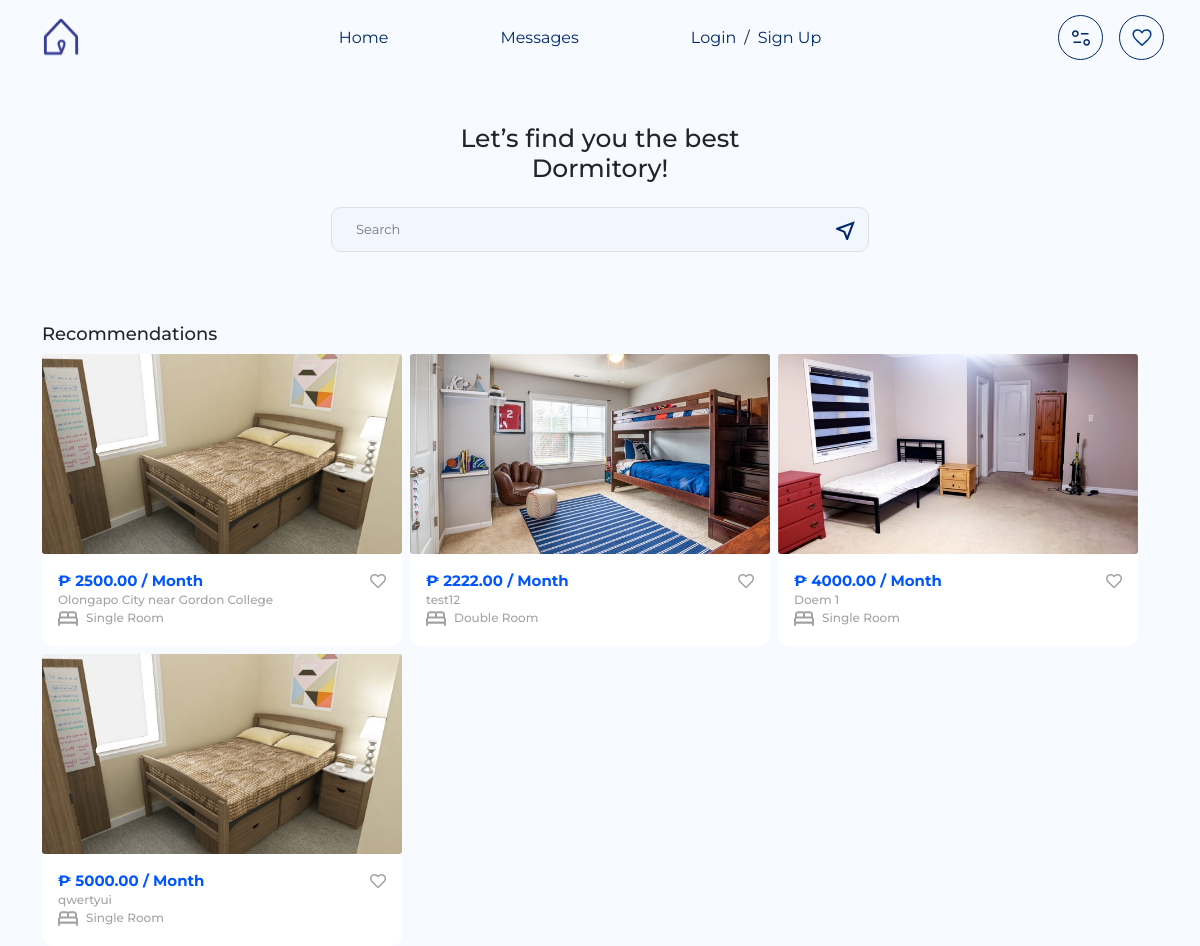
The page / on the database its author committed.
### base/models.py (models this page shows, shortened)
class Dorm(models.Model):
    dromTypes=(
                ('Single Room','Single Room'),
                ('Double Room','Double Room'),
                ('Deluxe Room','Deluxe Room'),
                ('Apartment Style','Apartment Style')
                )
    placeTypes = (
        ('Single Room', 'Guests will have their own private space within a larger accommodation'),
        ('Shared Room', 'Guests will have their own private space within a larger accommodation'),
        ('Entire Place', 'Guests will have the whole place to themselves, offering privacy and freedom'),
    )
    name = models.CharField(max_length=255)
    type_of_dorm = models.CharField(max_length=255, choices=dromTypes)
    place_type = models.CharField(max_length=50, choices=placeTypes, help_text="What type of place will guests have?" ,null=True)
    area = models.DecimalField(max_digits=10, decimal_places=2, help_text="Area in square feet",null=True)
    bathroom = models.CharField(max_length=10, default=0)
    guest = models.CharField(max_length=10, default=0)
    bed = models.CharField(max_length=10, default=0)
    bedroom = models.CharField(max_length=10, default=0)
    study_area = models.CharField(max_length=10, default=0)
    description=models.TextField(null=True)
    availability_status = models.BooleanField(default=False)
    reviews_count = models.PositiveIntegerField(default=0)
    reviews_avg_rating = models.DecimalField(max_digits=3, decimal_places=2, default=0.0)
    amenities = models.ManyToManyField(Amenity, blank=True, related_name='dorms')
    accessibility_features = models.ManyToManyField(AccessibilityFeature, blank=True, related_name='dorms')
    owner = models.ForeignKey(User, on_delete=models.CASCADE, related_name='owned_dorms')
    published = models.BooleanField(default=False)  # Field to mark if the dorm is published

class DormImage(models.Model):
    dorm = models.ForeignKey(Dorm, related_name="images", on_delete=models.CASCADE)
    image = models.ImageField(upload_to='dorm_images/')

class RentalCost(models.Model):
    dorm = models.OneToOneField(Dorm, on_delete=models.CASCADE)
    rent = models.DecimalField(max_digits=10, decimal_places=2)
    deposit = models.DecimalField(max_digits=10, decimal_places=2,null=True)
    utilities = models.DecimalField(max_digits=10, decimal_places=2,null=True)

### base/views.py (the view)
# urls.py: path('',home,name='home'),
def home(request):
    dorms = Dorm.objects.all()
    user_favorites = request.user.favoritedorm_set.all() if request.user.is_authenticated else []
    user_favorites_ids = user_favorites.values_list('dorm', flat=True) if request.user.is_authenticated else []
    return render(request, 'index.html', {'dorms': dorms,'user_favorites':user_favorites,'user_favorites_ids':user_favorites_ids})

### base/templates/index.html (shortened to what this page needs)
{% extends "base.html" %}
{% load static %}
{% block content %}
<div class="container main-wrapper">
    <section class="searchSection py-5 position-relative">
        <h1 class="fs25 fw500 col-xl-4 mx-auto text-center">
            Let’s find you the best Dormitory!
        </h1>
        <div class="position-relative searchBar wm100 my-4 d-flex align-items-center col-xl-6 mx-auto border-blue-dark border">
            <form action="{% url 'dorm_search' %}" method="get" class="w-100 d-flex" autocomplete="off">
                <input type="text" id="search-input" name="query" class="w-100 border-0 fs13 fw300 px-4" placeholder="Search" role="search">
                <button type="submit" class="btn">
                    <img src="{% static 'assets/media/Logo/near_me.svg' %}" alt="Search" role="search">
                </button>
            </form>
        </div>
    </section>
    <section class="recommendations">
        <h2 class="fs18 fw500">Recommendations</h2>
        <div class="Dromcards d-flex justify-content-xl-start justify-content-center gap-2 flex-xl-wrap flex-wrap">
            {% for dorm in dorms %}
            <div class="card border-0 col-xl-4 wm100">
                <a href="{% url 'dorm_detail' dorm.id %}">
                    <div class="card-img w-100">
                        {% if dorm.images.all %}
                        <img class="w-100" src="{{ dorm.images.first.image.url }}" alt="">
                        {% else %}
                        <img class="w-100" src="{% static 'assets/media/default-dorm-image.png' %}" alt="Dorm Image">
                        {% endif %}
                    </div>
                    <div class="card-body">
                        <div class="d-flex justify-content-between">
                            <div class="roomPrice fs15 fw-bold font-color-0055FF">
                                ₱ {{ dorm.rentalcost.rent }} / Month
                            </div>
                            <div>
                                {% if request.user.is_authenticated %}
                                {% if dorm.id in user_favorites_ids %}
                                    <a href="{% url 'remove_from_favorites' dorm.id %}">
                                        <i class="fas fa-heart text-danger"></i>
                                    </a>
                                {% else %}
                                    <a href="{% url 'add_to_favorites' dorm.id %}">
                                        <i class="far fa-heart font-color-gray-light"></i>
                                    </a>
                                {% endif %}
                            {% else %}
                                <i class="far fa-heart font-color-gray-light"></i>
                            {% endif %}
                            </div>
                        </div>
                        <p class="fs12 fw500 font-color-gray-light p-0 m-0">{{ dorm.name }}</p>
                        <div class="d-flex gap-2 align-items-center">
                            <div class="bed-icon">
                                <img src="{% static 'assets/media/Logo/bed.svg' %}" alt="">
                            </div>
                            <div class="fs12 fw500 font-color-gray-light">
                                {{ dorm.type_of_dorm }}
                            </div>
                        </div>
                    </div>
                </a>
            </div>
            {% endfor %}
        </div>
    </section>
</div>
{% endblock content %}

### static/assets/css/style.css (style rules this page uses)
:root { --fontFamily: "Montserrat", sans-serif; --fontColor-000000: #000000; --accent-color: #0035A7; --Col-00296B: #00296B; --Col-0055FF: #0055FF; --Col-003F88: #003F88; --Col-4CAF50: #4CAF50; --fontColor3-A3A3A3: #A3A3A3; --fontColor4-252525: #252525; }
* { font-family: var(--fontFamily); }
body { background-color: #F7FAFF; }
.font-color-gray-light { color: var(--fontColor3-A3A3A3); }
.font-color-0055FF { color: var(--Col-0055FF); }
p { color: var(--fontColor3-A3A3A3); }
.border-blue-dark { border-color: var(--Col-00296B); }
.fw500 { font-weight: 500; }
.fs12 { font-size: 12px; }
.fs13 { font-size: 13px; }
.fs15 { font-size: 15px; }
.fs18 { font-size: 18px; }
.fs25 { font-size: 25px; }
p { line-height: 12.19px; }
a { color: inherit; text-decoration: none; }
.searchBar { border: 1px solid var(--Col-00296B); height: 45px; border-radius: 10px; overflow: hidden; width: 538px; background-color: #F2F7FF; }
.searchBar input { outline: none; background-color: transparent; }
.Dromcards .card { width: 360px; border-bottom-left-radius: 10px; border-bottom-right-radius: 10px; }
.Dromcards .card-img { height: 200px; overflow: hidden; }
.Dromcards .card-img img { object-fit: cover; object-position: center; height: 100%; }

### rows shown on the page
Dorm: images.first.image (picture), rentalcost.rent "2500.00", name "Olongapo City near Gordon College", type_of_dorm "Single Room"
Dorm: images.first.image (picture), rentalcost.rent "2222.00", name "test12", type_of_dorm "Double Room"
Dorm: images.first.image (picture), rentalcost.rent "4000.00", name "Doem 1", type_of_dorm "Single Room"
Dorm: images.first.image (picture), rentalcost.rent "5000.00", name "qwertyui", type_of_dorm "Single Room"
